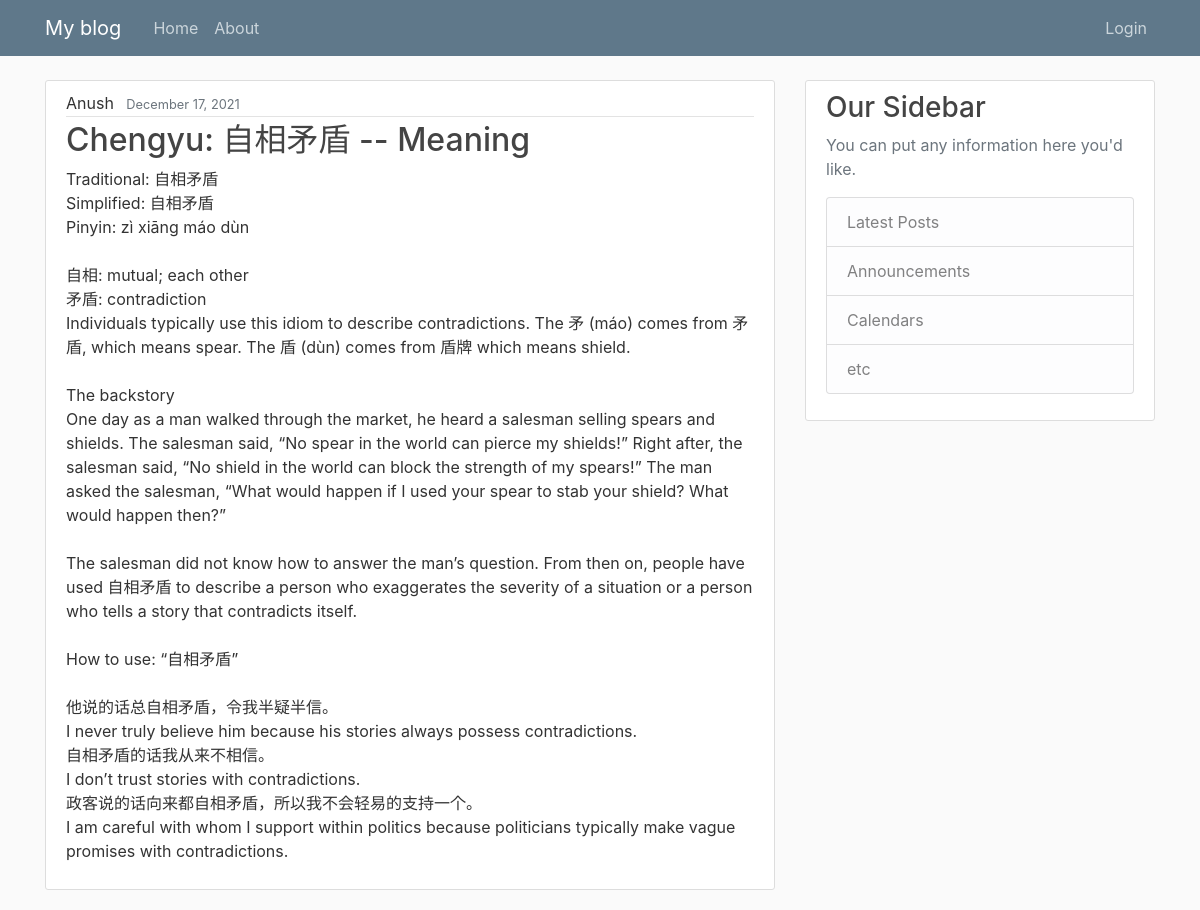
The page / on the database its author committed.
### blog/models.py (models this page shows, shortened)
class Post(models.Model):
    title = models.CharField(max_length=100)
    content =models.TextField(max_length=2000)
    date_posted = models.DateTimeField(default=timezone.now)
    author = models.ForeignKey(User, on_delete= models.CASCADE)

### blog/views.py (the view)
# urls.py: 2. Add a URL to urlpatterns:  path('', views.home, name='home')
def home(request):
    context = {
        'posts': Post.objects.all()
    }
    return render(request, 'blog/home.html', context)

### blog/templates/blog/home.html
{% extends "blog/base.html" %}
{% block content %}
    {% for post in posts %}
        <article class="media content-section">
          <div class="media-body">
            <div class="article-metadata">
              <a class="mr-2">{{ post.author }}</a>
              <small class="text-muted">{{ post.date_posted|date:"F d, Y" }}</small>
            </div>
            <h2><a class="article-title" href="#">{{ post.title }}</a></h2>
            <p class="article-content">{{ post.content }}</p>
          </div>
        </article>
    {% endfor %}
{% endblock content %}

### blog/templates/blog/base.html (shortened to what this page needs)
{% load static %}
<!DOCTYPE html>
<html>
<head>
    <link rel="stylesheet" href="https://maxcdn.bootstrapcdn.com/bootstrap/4.0.0/css/bootstrap.min.css">
    <link rel="stylesheet" type="text/css" href="{% static 'blog/main.css' %}">
</head>
<body>
    <header class="site-header">
      <nav class="navbar navbar-expand-md navbar-dark bg-steel fixed-top">
        <div class="container">
          <a class="navbar-brand mr-4" href="{% url 'blog-home' %}">My blog</a>
          <div class="collapse navbar-collapse" id="navbarToggle">
            <div class="navbar-nav mr-auto">
              <a class="nav-item nav-link" href="{% url 'blog-home' %}">Home</a>
              <a class="nav-item nav-link" href="{% url 'blog-about' %}">About</a>
            </div>
            <div class="navbar-nav">
              {%  if user.is_authenticated  %}
               <a class="nav-item nav-link" href="{% url 'Logout' %}">Log out</a>
               <a class="nav-item nav-link" href="/admin">Admin</a>
              {% else %}
               <a class="nav-item nav-link" href="{% url 'Login' %}">Login</a>
              {% endif %}
            </div>
          </div>
        </div>
      </nav>
    </header>
    <main role="main" class="container">
      <div class="row">
        <div class="col-md-8">
          {% block content %}{% endblock %}
        </div>
        <div class="col-md-4">
          <div class="content-section">
            <h3>Our Sidebar</h3>
            <p class='text-muted'>You can put any information here you'd like.
              <ul class="list-group">
                <li class="list-group-item list-group-item-light">Latest Posts</li>
                <li class="list-group-item list-group-item-light">Announcements</li>
                <li class="list-group-item list-group-item-light">Calendars</li>
                <li class="list-group-item list-group-item-light">etc</li>
              </ul>
            </p>
          </div>
        </div>
      </div>
    </main>
</body>
</html>

### blog/static/blog/main.css (style rules this page uses)
body { background: #fafafa; color: #333333; margin-top: 5rem; }
h1, h2, h3, h4, h5, h6 { color: #444444; }
ul { margin: 0; }
.bg-steel { background-color: #5f788a; }
.site-header .navbar-nav .nav-link { color: #cbd5db; }
.content-section { background: #ffffff; padding: 10px 20px; border: 1px solid #dddddd; border-radius: 3px; margin-bottom: 20px; }
.article-title { color: #444444; }
.article-content { white-space: pre-line; }
.article-metadata { padding-bottom: 1px; margin-bottom: 4px; border-bottom: 1px solid #e3e3e3 }

### rows shown on the page
Post: author "Anush", date_posted "December 17, 2021", title "Chengyu: 自相矛盾 -- Meaning", content "Traditional: 自相矛盾 Simplified: 自相矛盾 Pinyin: zì xiāng máo dùn 自相: mutual; each other 矛盾: contradiction Individuals typically use this idiom to describe contradictions. The 矛 (máo) comes from 矛盾, which means spear. The 盾 (dùn) comes from 盾牌 which means shield. The backstory One day as a man walked through the market, he heard a salesman selling spears and shields. The salesman said, “No spear in the world can pierce my shields!” Right after, the salesman said, “No shield in the world can block the strength of my spears!” The man asked the salesman, “What would happen if I used your spear to stab your shield? What would happen then?” The salesman did not know how to answer the man’s question.…"
